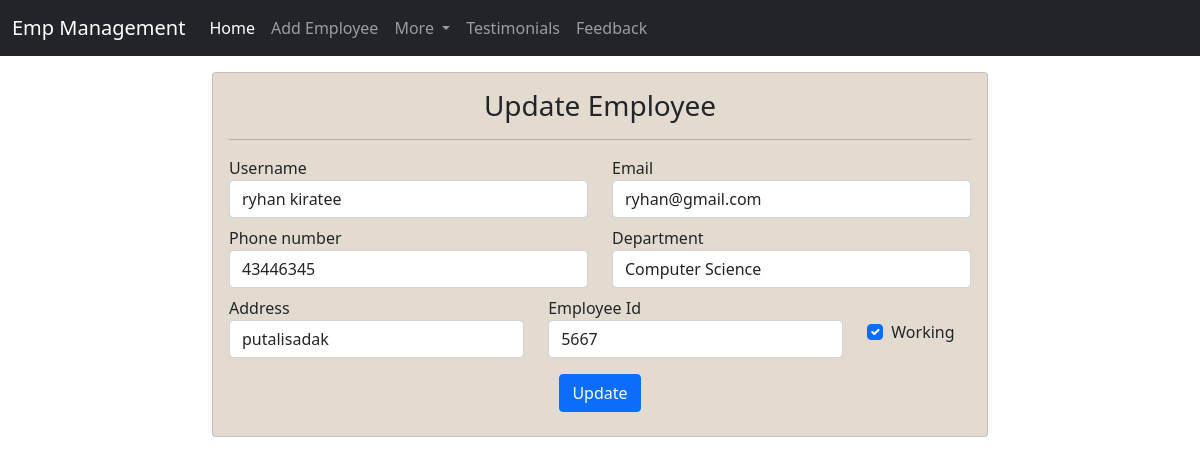
The page /emp/update-emp/6 on the database its author committed.
### emp/models.py (models this page shows, shortened)
class Emp(models.Model):
    name=models.CharField(max_length=200)
    emp_id=models.CharField(max_length=200)
    mobile=models.CharField(max_length=10)
    address=models.CharField(max_length=150)
    working=models.BooleanField(default=True)
    department=models.CharField(max_length=100)
    email=models.CharField(max_length=200)

### emp/views.py (the view)
# urls.py: path("update-emp/<int:empid>",update_emp),
def update_emp(request,empid):
      print(empid)
      emp=Emp.objects.get(pk=empid)
      return render(request,"emp/update_emp.html",{
            'emp':emp
            })

### Template/Emp/update_emp.html (shortened to what this page needs)
<!doctype html>
<html lang="en">
<head>
    <link href="https://cdn.jsdelivr.net/npm/bootstrap@5.0.2/dist/css/bootstrap.min.css" rel="stylesheet"
>
</head>
<body>
    {% include 'emp/navbar.html' %}
    <div class="container-fluid mt-3">
        <div class="row">
            <div class="col-md-8 offset-md-2">
                <div class="card" style="background-color: rgb(228, 219, 208);">
                    <div class="card-body ">
                         <h3 class="text-center ym-3">Update Employee</h3>
                         <hr>
                        <form action="/emp/do-update-emp/{{emp.id}}" method="POST">
                            <div class="row mt-2">
                                <div class="col-md-6">
                                    <div class="form-group">
                                        <label for="username">Username</label>
                                        <input type="text" class="form-control"
                                            id="username" name="emp_name" value="{{emp.name}}" placeholder="Enter Username">
                                    </div>
                                </div>
                                <div class="col-md-6">
                                    <div class="form-group">
                                        <label for="email">Email</label>
                                        <input type="email" name="emp_email" value="{{emp.email}}" class="form-control"
                                            id="email" placeholder="Enter Email">
                                    </div>
                                </div>
                            </div>
                            <div class="row mt-2">
                                <div class="col-md-6">
                                    <div class="form-group">
                                        <label for="mobile">Phone number</label>
                                        <input type="text" name="emp_mobile" value="{{emp.mobile}}" class="form-control"
                                            id="mobile" placeholder="Enter mobile number">
                                    </div>
                                </div>
                                <div class="col-md-6">
                                    <div class="form-group">
                                        <label for="department">Department</label>
                                        <select value="{{emp.department}}"  id="departmentstore" name="emp_department"  class="form-control">
                                            <option value="CSE">Computer Science</option>
                                        </select>
                                    </div>
                                </div>
                            </div>
                            <div class="row mt-2">
                                <div class="col-md-5">
                                    <div class="form-group">
                                        <label for="address">Address</label>
                                        <input type="text" name="emp_address" value="{{emp.address}}" class="form-control"
                                            id="address" placeholder="Enter Address">
                                    </div>
                                </div>
                                <div class="col-md-5">
                                    <div class="form-group">
                                        <label for="empId">Employee Id</label>
                                        <input type="text" name="empid" value="{{emp.emp_id}}" class="form-control"
                                            id="empId" placeholder="Enter Employee-Id">
                                    </div>
                                </div>
                                <div class="col-md-2 mt-4">
                                    <div class="form-check">
                                        <input type="checkbox" name="emp_working" v{% if emp.working %} checked {% endif %} class="form-check-input" id="working">
                                        <label class="working">Working</label>
                                    </div>
                                </div>
                            </div>
                            <div class="container text-center">
                                <button type="submit" class="btn btn-primary mt-3 mb-2">Update</button>
                            </div>
                        </form>
                    </div>
                </div>
            </div>
        </div>
    </div>
</body>
</html>

### rows shown on the page
Emp: emp_name "ryhan kiratee", emp_email "ryhan@gmail.com", emp_mobile "43446345", emp_department "Computer Science", emp_address "putalisadak", empid "5667", working "☑"
